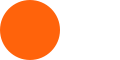
<?xml version="1.0" encoding="UTF-8"?>
<ui version="4.0">
 <class>JLOnOffSwitch</class>
 <widget class="QWidget" name="JLOnOffSwitch">
  <property name="geometry">
   <rect>
    <x>0</x>
    <y>0</y>
    <width>120</width>
    <height>60</height>
   </rect>
  </property>
  <property name="windowTitle">
   <string>Form</string>
  </property>
  <property name="styleSheet">
   <string notr="true">background-color:rgba(255, 255, 255, 0);
</string>
  </property>
  <widget class="QPushButton" name="btnCircle">
   <property name="geometry">
    <rect>
     <x>0</x>
     <y>0</y>
     <width>60</width>
     <height>60</height>
    </rect>
   </property>
   <property name="styleSheet">
    <string notr="true">border-radius: 30px;
background-color:rgba(255, 99, 11, 255);</string>
   </property>
   <property name="text">
    <string/>
   </property>
  </widget>
  <widget class="QLabel" name="label">
   <property name="geometry">
    <rect>
     <x>8</x>
     <y>8</y>
     <width>104</width>
     <height>44</height>
    </rect>
   </property>
   <property name="styleSheet">
    <string notr="true">border-radius: 22px;
background-color:rgba(255, 255, 255, 255);</string>
   </property>
   <property name="text">
    <string/>
   </property>
  </widget>
  <zorder>label</zorder>
  <zorder>btnCircle</zorder>
 </widget>
 <resources/>
 <connections/>
</ui>
